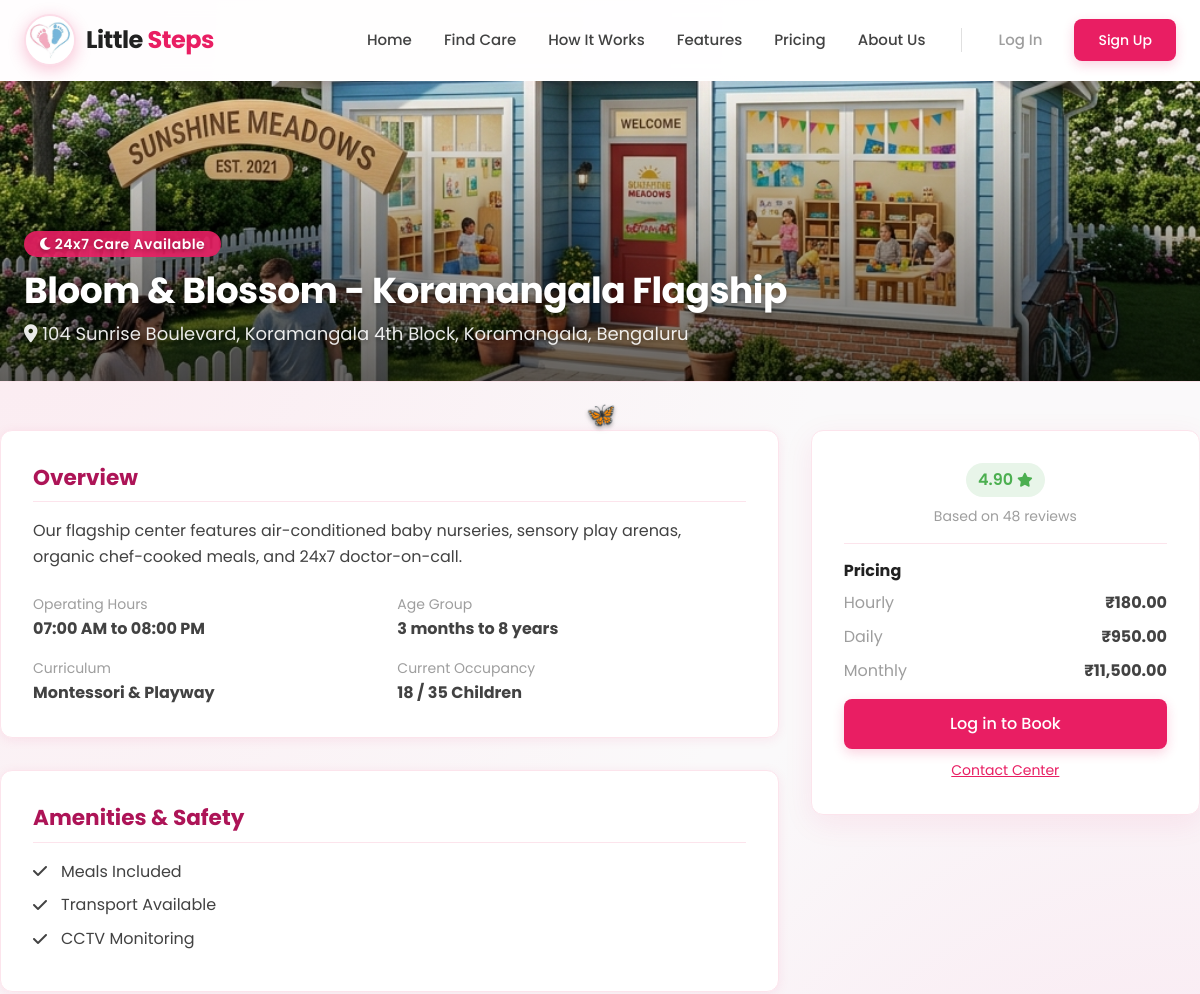
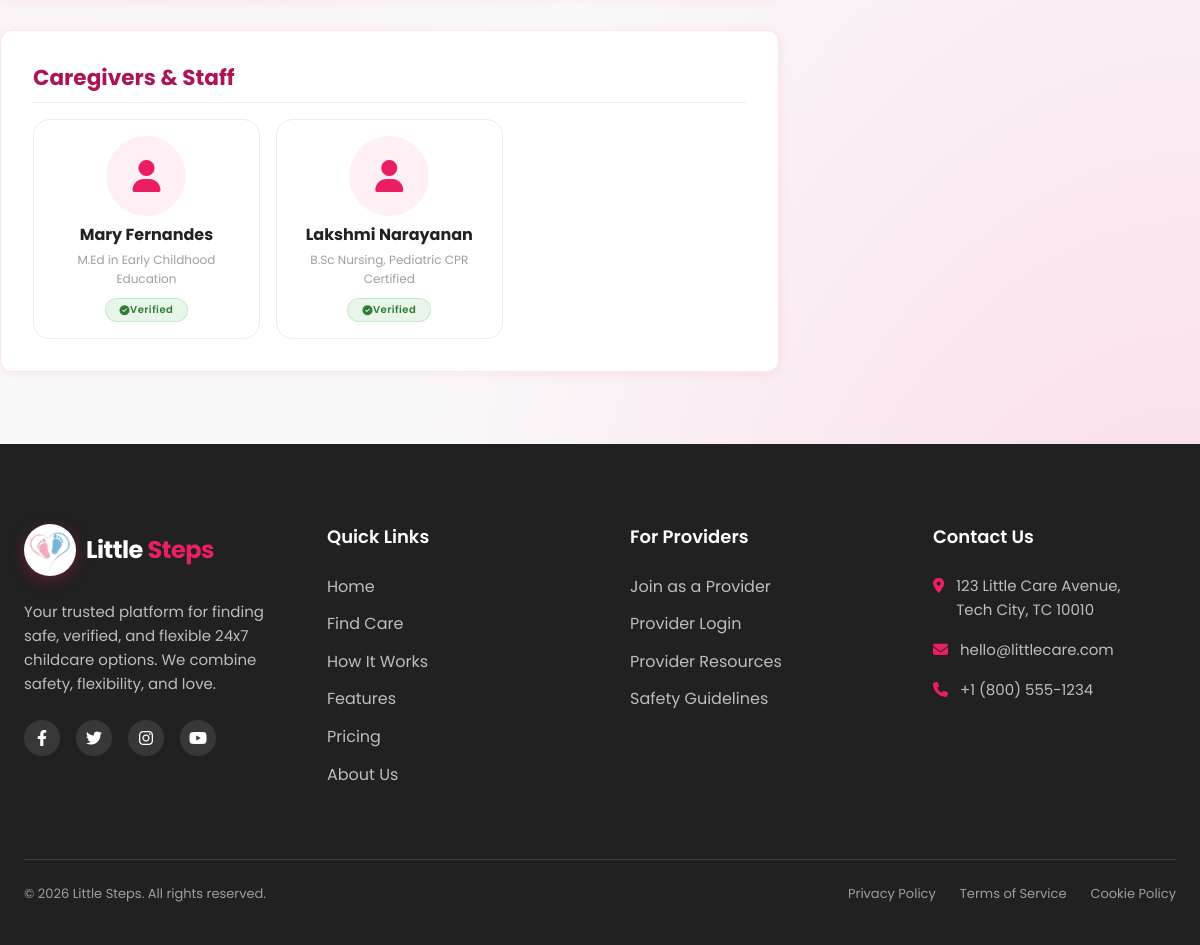
Page /center-details.php?id=1 on the committed database (2 pictures, top to bottom).
### tables this page shows
CREATE TABLE `daycare_centers` (
  `id` bigint(20) UNSIGNED NOT NULL AUTO_INCREMENT,
  `provider_id` bigint(20) UNSIGNED NOT NULL,
  `name` varchar(100) NOT NULL,
  `type` enum('daycare','creche','preschool','babysitting','after_school') NOT NULL DEFAULT 'daycare',
  `address` text NOT NULL,
  `area` varchar(100) DEFAULT NULL,
  `city` varchar(50) NOT NULL,
  `state` varchar(50) NOT NULL,
  `pincode` varchar(15) NOT NULL,
  `latitude` decimal(10,8) DEFAULT NULL,
  `longitude` decimal(11,8) DEFAULT NULL,
  `contact_phone` varchar(20) DEFAULT NULL,
  `contact_email` varchar(100) DEFAULT NULL,
  `images` json DEFAULT NULL,
  `description` text DEFAULT NULL,
  `amenities` json DEFAULT NULL,
  `curriculum` varchar(100) DEFAULT NULL,
  `min_age_months` int(11) DEFAULT 0,
  `max_age_years` int(11) DEFAULT 12,
  `capacity` int(11) DEFAULT 30,
  `current_occupancy` int(11) DEFAULT 0,
  `operating_hours_start` time DEFAULT '07:00:00',
  `operating_hours_end` time DEFAULT '20:00:00',
  `is_24x7` tinyint(1) NOT NULL DEFAULT 0,
  `meals_included` tinyint(1) NOT NULL DEFAULT 1,
  `transport_available` tinyint(1) NOT NULL DEFAULT 1,
  `cctv_enabled` tinyint(1) NOT NULL DEFAULT 1,
  `pricing_hourly` decimal(10,2) DEFAULT 150.00,
  `pricing_daily` decimal(10,2) DEFAULT 800.00,
  `pricing_monthly` decimal(10,2) DEFAULT 9500.00,
  `status` enum('active','inactive','maintenance') NOT NULL DEFAULT 'active',
  `rating` decimal(3,2) DEFAULT 4.80,
  `total_reviews` int(11) DEFAULT 0,
  `created_at` timestamp NOT NULL DEFAULT current_timestamp(),
  `updated_at` timestamp NOT NULL DEFAULT current_timestamp() ON UPDATE current_timestamp(),
  PRIMARY KEY (`id`),
  KEY `provider_id` (`provider_id`),
  KEY `city` (`city`),
  KEY `is_24x7` (`is_24x7`),
  KEY `status` (`status`),
  CONSTRAINT `fk_centers_provider` FOREIGN KEY (`provider_id`) REFERENCES `providers` (`id`) ON DELETE CASCADE
);

CREATE TABLE `caregivers` (
  `id` bigint(20) UNSIGNED NOT NULL AUTO_INCREMENT,
  `provider_id` bigint(20) UNSIGNED NOT NULL,
  `first_name` varchar(50) NOT NULL,
  `last_name` varchar(50) NOT NULL,
  `email` varchar(100) DEFAULT NULL,
  `phone` varchar(20) DEFAULT NULL,
  `photo` varchar(255) DEFAULT NULL,
  `date_of_birth` date DEFAULT NULL,
  `gender` varchar(20) DEFAULT NULL,
  `qualification` varchar(100) DEFAULT NULL,
  `experience_years` int(11) DEFAULT 0,
  `specialization` varchar(255) DEFAULT NULL,
  `background_verified` tinyint(1) NOT NULL DEFAULT 0,
  `verification_date` date DEFAULT NULL,
  `bio` text DEFAULT NULL,
  `status` enum('active','inactive') NOT NULL DEFAULT 'active',
  `joined_date` date DEFAULT NULL,
  `created_at` timestamp NOT NULL DEFAULT current_timestamp(),
  `updated_at` timestamp NOT NULL DEFAULT current_timestamp() ON UPDATE current_timestamp(),
  PRIMARY KEY (`id`),
  KEY `provider_id` (`provider_id`),
  KEY `background_verified` (`background_verified`),
  CONSTRAINT `fk_caregivers_provider` FOREIGN KEY (`provider_id`) REFERENCES `providers` (`id`) ON DELETE CASCADE
);

### config/functions.php (called while the page is built, shortened)
<?php
require_once __DIR__ . '/session.php';
function formatCurrency($amount) {
    return '₹' . number_format($amount, 2);
}

### config/session.php (called while the page is built, shortened)
<?php
function isLoggedIn() {
    return isset($_SESSION['user_id']) && !empty($_SESSION['user_id']);
}

### center-details.php (the view, shortened to what this page needs)
<?php
require_once __DIR__ . '/config/functions.php';
$centerId = isset($_GET['id']) ? (int)$_GET['id'] : 0;
$conn = getDBConnection();
$stmt = $conn->prepare("
    SELECT c.*, p.business_name, p.owner_name, p.phone as provider_phone
    FROM daycare_centers c
    JOIN providers p ON c.provider_id = p.id
    WHERE c.id = ? AND c.status = 'active'
");
$stmt->bind_param("i", $centerId);
$stmt->execute();
$result = $stmt->get_result();
$center = $result->fetch_assoc();
$caregiverStmt = $conn->prepare("SELECT * FROM caregivers WHERE provider_id = ? AND status = 'active'");
$caregiverStmt->bind_param("i", $center['provider_id']);
$caregiverStmt->execute();
$caregivers = $caregiverStmt->get_result()->fetch_all(MYSQLI_ASSOC);
require_once __DIR__ . '/includes/header.php';
?>
<div style="background-color: var(--white); border-bottom: 1px solid var(--light-pink);">
    <div style="height: 300px; width: 100%; position: relative;">
        <div style="position: absolute; inset: 0; background: url('<?= SITE_URL ?>/assets/images/center_<?= ($center['id'] % 2) + 1 ?>.jpg') center/cover;"></div>
        <div style="position: absolute; inset: 0; background: linear-gradient(0deg, rgba(0,0,0,0.6) 0%, rgba(255,255,255,0) 100%);"></div>
        <div class="container" style="position: relative; height: 100%; display: flex; align-items: flex-end; padding-bottom: var(--space-xl);">
            <div style="color: white; text-shadow: 0 2px 4px rgba(0,0,0,0.3);">
                <?php if ($center['is_24x7']): ?>
                    <span class="badge badge-pink" style="background: rgba(233,30,99,0.9); color: white; border: none; margin-bottom: 12px; font-size: 14px; padding: 6px 16px;">
                        <i class="fas fa-moon"></i> &nbsp;24x7 Care Available
                    </span>
                <?php endif; ?>
                <h1 style="color: white; margin-bottom: 8px;"><?= htmlspecialchars($center['name']) ?></h1>
                <p style="font-size: 1.125rem; opacity: 0.9; margin-bottom: 0;">
                    <i class="fas fa-map-marker-alt"></i> <?= htmlspecialchars($center['address'] . ', ' . $center['area'] . ', ' . $center['city']) ?>
                </p>
            </div>
        </div>
    </div>
</div>
<div class="container" style="padding: var(--space-2xl) 0;">
    <div style="display: grid; grid-template-columns: 2fr 1fr; gap: var(--space-xl);">
        <div>
            <div class="card" style="margin-bottom: var(--space-xl);">
                <h3 style="color: var(--dark-pink); margin-bottom: var(--space-md); border-bottom: 1px solid var(--light-pink); padding-bottom: 8px;">Overview</h3>
                <p style="white-space: pre-line;"><?= htmlspecialchars($center['description'] ?? 'No description provided.') ?></p>
                <div style="display: grid; grid-template-columns: 1fr 1fr; gap: var(--space-md); margin-top: var(--space-lg);">
                    <div>
                        <span style="color: var(--medium-gray); font-size: 14px; display: block;">Operating Hours</span>
                        <strong><?= $center['operating_hours_start'] ? date('h:i A', strtotime($center['operating_hours_start'])) . ' to ' . date('h:i A', strtotime($center['operating_hours_end'])) : 'Not specified' ?></strong>
                    </div>
                    <div>
                        <span style="color: var(--medium-gray); font-size: 14px; display: block;">Age Group</span>
                        <strong><?= $center['min_age_months'] ?> months to <?= $center['max_age_years'] ?> years</strong>
                    </div>
                    <div>
                        <span style="color: var(--medium-gray); font-size: 14px; display: block;">Curriculum</span>
                        <strong><?= htmlspecialchars($center['curriculum'] ?? 'Standard Play-based') ?></strong>
                    </div>
                    <div>
                        <span style="color: var(--medium-gray); font-size: 14px; display: block;">Current Occupancy</span>
                        <strong><?= $center['current_occupancy'] ?> / <?= $center['capacity'] ?> Children</strong>
                    </div>
                </div>
            </div>
            <div class="card" style="margin-bottom: var(--space-xl);">
                <h3 style="color: var(--dark-pink); margin-bottom: var(--space-md); border-bottom: 1px solid var(--light-pink); padding-bottom: 8px;">Amenities & Safety</h3>
                <div style="display: grid; grid-template-columns: 1fr 1fr; gap: var(--space-md);">
                    <ul style="list-style: none;">
                        <li style="margin-bottom: 8px; display: flex; align-items: center; gap: 8px;">
                            <i class="fas <?= $center['meals_included'] ? 'fa-check text-success' : 'fa-times text-danger' ?>" style="width: 20px;"></i>
                            Meals Included
                        </li>
                        <li style="margin-bottom: 8px; display: flex; align-items: center; gap: 8px;">
                            <i class="fas <?= $center['transport_available'] ? 'fa-check text-success' : 'fa-times text-danger' ?>" style="width: 20px;"></i>
                            Transport Available
                        </li>
                        <li style="margin-bottom: 8px; display: flex; align-items: center; gap: 8px;">
                            <i class="fas <?= $center['cctv_enabled'] ? 'fa-check text-success' : 'fa-times text-danger' ?>" style="width: 20px;"></i>
                            CCTV Monitoring
                        </li>
                    </ul>
                </div>
            </div>
            <?php if (count($caregivers) > 0): ?>
            <div class="card">
                <h3 style="color: var(--dark-pink); margin-bottom: var(--space-md); border-bottom: 1px solid var(--light-pink); padding-bottom: 8px;">Caregivers & Staff</h3>
                <div style="display: grid; grid-template-columns: repeat(auto-fill, minmax(200px, 1fr)); gap: var(--space-md);">
                    <?php foreach ($caregivers as $staff): ?>
                    <div style="border: 1px solid var(--light-pink); border-radius: var(--radius-md); padding: var(--space-md); text-align: center;">
                        <div style="width: 80px; height: 80px; border-radius: 50%; background: var(--baby-pink); margin: 0 auto var(--space-sm); display: flex; align-items: center; justify-content: center; overflow: hidden;">
                            <?php if ($staff['photo']): ?>
                            <?php else: ?>
                                <i class="fas fa-user text-main-pink" style="font-size: 32px; color: var(--main-pink);"></i>
                            <?php endif; ?>
                        </div>
                        <h4 style="font-size: 16px; margin-bottom: 4px;"><?= htmlspecialchars($staff['first_name'] . ' ' . $staff['last_name']) ?></h4>
                        <p style="font-size: 12px; color: var(--medium-gray); margin-bottom: 8px;"><?= htmlspecialchars($staff['qualification']) ?></p>
                        <?php if ($staff['background_verified']): ?>
                            <span class="badge badge-success" style="font-size: 10px;"><i class="fas fa-check-circle"></i> Verified</span>
                        <?php endif; ?>
                    </div>
                    <?php endforeach; ?>
                </div>
            </div>
            <?php endif; ?>
        </div>
        <div>
            <div class="card" style="position: sticky; top: 100px; box-shadow: var(--shadow-md);">
                <div style="text-align: center; margin-bottom: var(--space-md);">
                    <div style="display: inline-flex; align-items: center; gap: 4px; background: var(--success-bg); color: var(--success); padding: 4px 12px; border-radius: var(--radius-full); font-size: 16px; font-weight: 600; margin-bottom: 8px;">
                        <?= $center['rating'] ?> <i class="fas fa-star" style="font-size: 14px;"></i>
                    </div>
                    <p style="color: var(--medium-gray); font-size: 14px; margin: 0;">Based on <?= $center['total_reviews'] ?> reviews</p>
                </div>
                <hr style="border: 0; border-top: 1px solid var(--light-pink); margin: var(--space-md) 0;">
                <h4 style="font-size: 16px; margin-bottom: var(--space-sm);">Pricing</h4>
                <div style="display: flex; justify-content: space-between; margin-bottom: 8px;">
                    <span style="color: var(--medium-gray);">Hourly</span>
                    <strong style="color: var(--dark-gray);"><?= $center['pricing_hourly'] ? formatCurrency($center['pricing_hourly']) : 'N/A' ?></strong>
                </div>
                <div style="display: flex; justify-content: space-between; margin-bottom: 8px;">
                    <span style="color: var(--medium-gray);">Daily</span>
                    <strong style="color: var(--dark-gray);"><?= $center['pricing_daily'] ? formatCurrency($center['pricing_daily']) : 'N/A' ?></strong>
                </div>
                <div style="display: flex; justify-content: space-between; margin-bottom: var(--space-md);">
                    <span style="color: var(--medium-gray);">Monthly</span>
                    <strong style="color: var(--dark-gray);"><?= $center['pricing_monthly'] ? formatCurrency($center['pricing_monthly']) : 'N/A' ?></strong>
                </div>
                <?php if (isLoggedIn() && $_SESSION['user_role'] === 'parent'): ?>
                    <a href="<?= SITE_URL ?>/parent/booking_create.php?center_id=<?= $center['id'] ?>" class="btn btn-primary" style="width: 100%; padding: 12px; font-size: 16px;">
                        Book Now
                    </a>
                <?php elseif (!isLoggedIn()): ?>
                    <a href="<?= SITE_URL ?>/login.php" class="btn btn-primary" style="width: 100%; padding: 12px; font-size: 16px;">
                        Log in to Book
                    </a>
                <?php else: ?>
                    <button disabled class="btn btn-outline" style="width: 100%; padding: 12px; font-size: 16px; opacity: 0.5; cursor: not-allowed;">
                        Parents only
                    </button>
                <?php endif; ?>
                <div style="text-align: center; margin-top: var(--space-sm);">
                    <a href="contact.php?center=<?= $center['id'] ?>" style="font-size: 14px; text-decoration: underline;">Contact Center</a>
                </div>
            </div>
        </div>
    </div>
</div>
<?php require_once __DIR__ . '/includes/footer.php'; ?>

### rows in the picture
daycare_centers: name "Bloom & Blossom - Koramangala Flagship", address+area+city "104 Sunrise Boulevard, Koramangala 4th Block, Koramangala, Bengaluru", description "Our flagship center features air-conditioned baby nurseries, sensory play arenas, organic chef-cooked meals, and 24x7 doctor-on-call.", operating_hours_start "07:00 AM", operating_hours_end "08:00 PM", min_age_months "3", max_age_years "8", curriculum "Montessori & Playway", current_occupancy "18", capacity "35", rating "4.90", total_reviews "48", pricing_hourly "₹180.00", pricing_daily "₹950.00", pricing_monthly "₹11,500.00"
caregivers: first_name+last_name "Mary Fernandes", qualification "M.Ed in Early Childhood Education", background_verified 1 (drawn)
caregivers: first_name+last_name "Lakshmi Narayanan", qualification "B.Sc Nursing, Pediatric CPR Certified", background_verified 1 (drawn)
